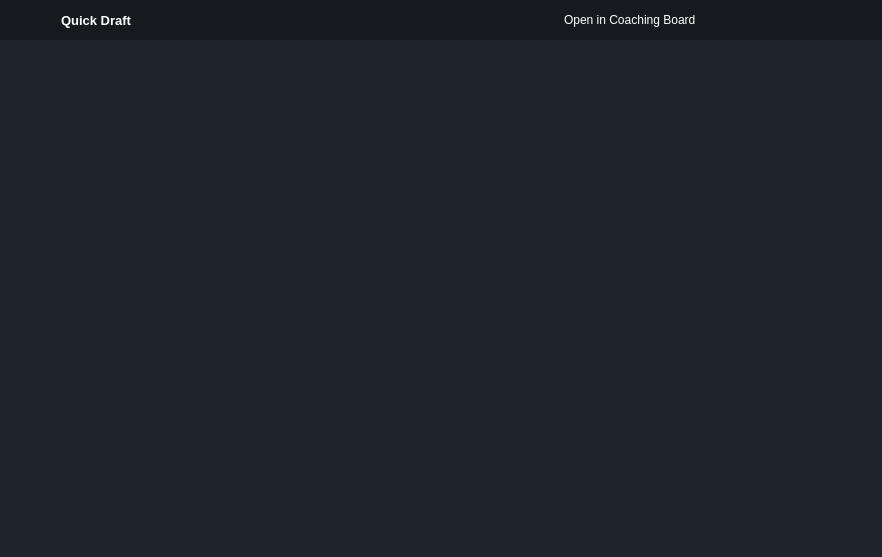
<?xml version="1.0" encoding="UTF-8"?>
<ui version="4.0">
 <class>MainWindow</class>
 <widget class="QMainWindow" name="MainWindow">
  <property name="geometry">
   <rect>
    <x>0</x>
    <y>0</y>
    <width>882</width>
    <height>557</height>
   </rect>
  </property>
  <property name="windowTitle">
   <string>MainWindow</string>
  </property>
  <property name="styleSheet">
   <string notr="true">*{
border:none;
background-color:transparent;
background:transparent;
padding:0;
margin:0;
color:#fff
}
#centralwidget{
background-color:#1f232a;
}
#left_menu_container{
background-color:#16191d;
}
#right_menu_container{
background-color:#16191d;
}
QPushButton{
text-align:left;
padding: 5px 10px;
border-top-left-radius: 10px;
border-bottom-left-radius: 10px;
}
#header_container{
background-color:#16191d;
}





</string>
  </property>
  <widget class="QWidget" name="centralwidget">
   <layout class="QVBoxLayout" name="verticalLayout">
    <property name="spacing">
     <number>0</number>
    </property>
    <property name="leftMargin">
     <number>0</number>
    </property>
    <property name="topMargin">
     <number>0</number>
    </property>
    <property name="rightMargin">
     <number>0</number>
    </property>
    <property name="bottomMargin">
     <number>0</number>
    </property>
    <item alignment="Qt::AlignTop">
     <widget class="QWidget" name="header_container" native="true">
      <property name="minimumSize">
       <size>
        <width>0</width>
        <height>40</height>
       </size>
      </property>
      <layout class="QHBoxLayout" name="horizontalLayout_12">
       <property name="leftMargin">
        <number>0</number>
       </property>
       <property name="topMargin">
        <number>0</number>
       </property>
       <property name="rightMargin">
        <number>0</number>
       </property>
       <property name="bottomMargin">
        <number>0</number>
       </property>
       <item>
        <widget class="QWidget" name="header_container_3" native="true">
         <property name="sizePolicy">
          <sizepolicy hsizetype="Expanding" vsizetype="Preferred">
           <horstretch>0</horstretch>
           <verstretch>0</verstretch>
          </sizepolicy>
         </property>
         <property name="maximumSize">
          <size>
           <width>16777215</width>
           <height>40</height>
          </size>
         </property>
         <property name="styleSheet">
          <string notr="true">background-color: rgb(22, 25, 29);</string>
         </property>
         <layout class="QHBoxLayout" name="horizontalLayout_13">
          <property name="spacing">
           <number>0</number>
          </property>
          <property name="leftMargin">
           <number>0</number>
          </property>
          <property name="topMargin">
           <number>0</number>
          </property>
          <property name="rightMargin">
           <number>0</number>
          </property>
          <property name="bottomMargin">
           <number>0</number>
          </property>
          <item>
           <widget class="QFrame" name="icon_name_frame_2">
            <property name="minimumSize">
             <size>
              <width>0</width>
              <height>20</height>
             </size>
            </property>
            <property name="frameShape">
             <enum>QFrame::StyledPanel</enum>
            </property>
            <property name="frameShadow">
             <enum>QFrame::Raised</enum>
            </property>
            <layout class="QHBoxLayout" name="horizontalLayout_14">
             <property name="spacing">
              <number>0</number>
             </property>
             <property name="rightMargin">
              <number>40</number>
             </property>
             <item>
              <widget class="QPushButton" name="app_logologo">
               <property name="text">
                <string/>
               </property>
               <property name="icon">
                <iconset resource="../rsc.qrc">
                 <normaloff>:/icons/icons/Icon.png</normaloff>:/icons/icons/Icon.png</iconset>
               </property>
               <property name="iconSize">
                <size>
                 <width>25</width>
                 <height>25</height>
                </size>
               </property>
              </widget>
             </item>
             <item>
              <widget class="QLabel" name="app_name_2">
               <property name="font">
                <font>
                 <pointsize>10</pointsize>
                 <bold>true</bold>
                </font>
               </property>
               <property name="text">
                <string>Quick Draft</string>
               </property>
              </widget>
             </item>
            </layout>
           </widget>
          </item>
          <item>
           <spacer name="horizontalSpacer_3">
            <property name="orientation">
             <enum>Qt::Horizontal</enum>
            </property>
            <property name="sizeHint" stdset="0">
             <size>
              <width>40</width>
              <height>20</height>
             </size>
            </property>
           </spacer>
          </item>
          <item>
           <widget class="QFrame" name="intent_frame_2">
            <property name="frameShape">
             <enum>QFrame::StyledPanel</enum>
            </property>
            <property name="frameShadow">
             <enum>QFrame::Raised</enum>
            </property>
            <layout class="QHBoxLayout" name="horizontalLayout_18">
             <property name="spacing">
              <number>0</number>
             </property>
             <property name="leftMargin">
              <number>0</number>
             </property>
             <property name="topMargin">
              <number>0</number>
             </property>
             <property name="rightMargin">
              <number>0</number>
             </property>
             <property name="bottomMargin">
              <number>0</number>
             </property>
             <item alignment="Qt::AlignRight">
              <widget class="QPushButton" name="intent_button_2">
               <property name="toolTip">
                <string>Add AI</string>
               </property>
               <property name="layoutDirection">
                <enum>Qt::RightToLeft</enum>
               </property>
               <property name="text">
                <string>Open in Coaching Board</string>
               </property>
               <property name="icon">
                <iconset resource="../rsc.qrc">
                 <normaloff>:/icons/icons/chevron-right.svg</normaloff>:/icons/icons/chevron-right.svg</iconset>
               </property>
               <property name="iconSize">
                <size>
                 <width>24</width>
                 <height>24</height>
                </size>
               </property>
              </widget>
             </item>
            </layout>
           </widget>
          </item>
          <item alignment="Qt::AlignRight">
           <widget class="QFrame" name="navig_frame_2">
            <property name="frameShape">
             <enum>QFrame::StyledPanel</enum>
            </property>
            <property name="frameShadow">
             <enum>QFrame::Raised</enum>
            </property>
            <layout class="QHBoxLayout" name="horizontalLayout_19">
             <property name="spacing">
              <number>0</number>
             </property>
             <property name="leftMargin">
              <number>0</number>
             </property>
             <property name="topMargin">
              <number>0</number>
             </property>
             <property name="rightMargin">
              <number>0</number>
             </property>
             <property name="bottomMargin">
              <number>0</number>
             </property>
             <item>
              <spacer name="horizontalSpacer_4">
               <property name="orientation">
                <enum>Qt::Horizontal</enum>
               </property>
               <property name="sizeType">
                <enum>QSizePolicy::Preferred</enum>
               </property>
               <property name="sizeHint" stdset="0">
                <size>
                 <width>20</width>
                 <height>20</height>
                </size>
               </property>
              </spacer>
             </item>
             <item alignment="Qt::AlignRight">
              <widget class="QPushButton" name="ninimize_button_2">
               <property name="text">
                <string/>
               </property>
               <property name="icon">
                <iconset resource="../rsc.qrc">
                 <normaloff>:/icons/icons/minus.svg</normaloff>:/icons/icons/minus.svg</iconset>
               </property>
              </widget>
             </item>
             <item alignment="Qt::AlignRight">
              <widget class="QPushButton" name="restore_button_2">
               <property name="text">
                <string/>
               </property>
               <property name="icon">
                <iconset resource="../rsc.qrc">
                 <normaloff>:/icons/icons/square.svg</normaloff>:/icons/icons/square.svg</iconset>
               </property>
               <property name="iconSize">
                <size>
                 <width>14</width>
                 <height>14</height>
                </size>
               </property>
              </widget>
             </item>
             <item alignment="Qt::AlignRight">
              <widget class="QPushButton" name="exit_button_2">
               <property name="text">
                <string/>
               </property>
               <property name="icon">
                <iconset resource="../rsc.qrc">
                 <normaloff>:/icons/icons/x.svg</normaloff>:/icons/icons/x.svg</iconset>
               </property>
              </widget>
             </item>
            </layout>
           </widget>
          </item>
         </layout>
        </widget>
       </item>
      </layout>
     </widget>
    </item>
   </layout>
  </widget>
 </widget>
 <resources>
  <include location="../rsc.qrc"/>
  <include location="../rsc.qrc"/>
 </resources>
 <connections/>
</ui>
